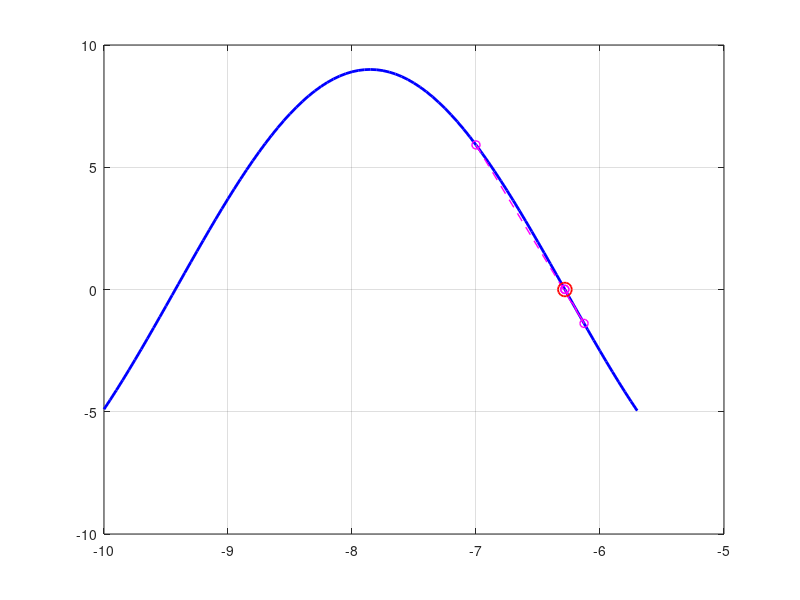

MATLAB code to generate this figure:
clc
clear
%f_2=@(x) x.^7+8*x.^6-45*x.^5+56*x.^3-30*x+64;
f3=@(x) 7*x.^3-49*x.^2+29*x-2
df3=@(z) 21*z.^2-98*z+29

f4=@(z3) e.^(2*z3-9*tan(z3/pi))-9*sin(z3)
df4=@(z4) (2-(9/pi)*(sec(z4/pi)).^2)*e.^(2*z4-9*tan(z4/pi))-9*cos(z4)

phix=@(z2) (-7*z2.^3+49*z2.^2+2)/29




function y=raiz(method, f1, f2, x)
   switch method
     case 1
        y=f1(x)
     case 2
        y=x-(f1(x)/f2(x))
   endswitch
endfunction



i=-10
j=-5.7
h=0.05

vx=i:h:j;
vy=f4(vx);

plot(vx, vy, 'b-', 'LineWidth',2);
grid on;
hold on;

tic();
start=tic();

i=-7
j=-5.6 %valores dentro do range a buscar a raiz

k=0;
prec=10.^-3;
method=2

xnew=raiz(method, f4, df4, i);
hist_x=[i, xnew]; % histórico de valores para encontrar o zero da função
hist_y=[f4(i), f4(xnew)];
printf("k=%d, x=%.5f, f(x)=%g \n\n", k, xnew, f4(xnew));

while(abs(f4(xnew))>prec) % verificamos a precisão para o novo x
  x=xnew;
  xnew=raiz(method, f4, df4, x);
  k++;
  hist_x(end+1)=xnew;
  hist_y(end+1)=f4(xnew);
  printf("k=%d, x=%.5f, f(x)=%g \n\n", k, xnew, f4(xnew));
endwhile

x=xnew;

plot(hist_x, hist_y, 'm--o', 'MarkerSize', 6, 'LineWidth', 1);
plot(x,f4(x),'o', 'Color', 'r', 'MarkerSize', 10, 'LineWidth', 1.3);
hold off;

#{


#}
